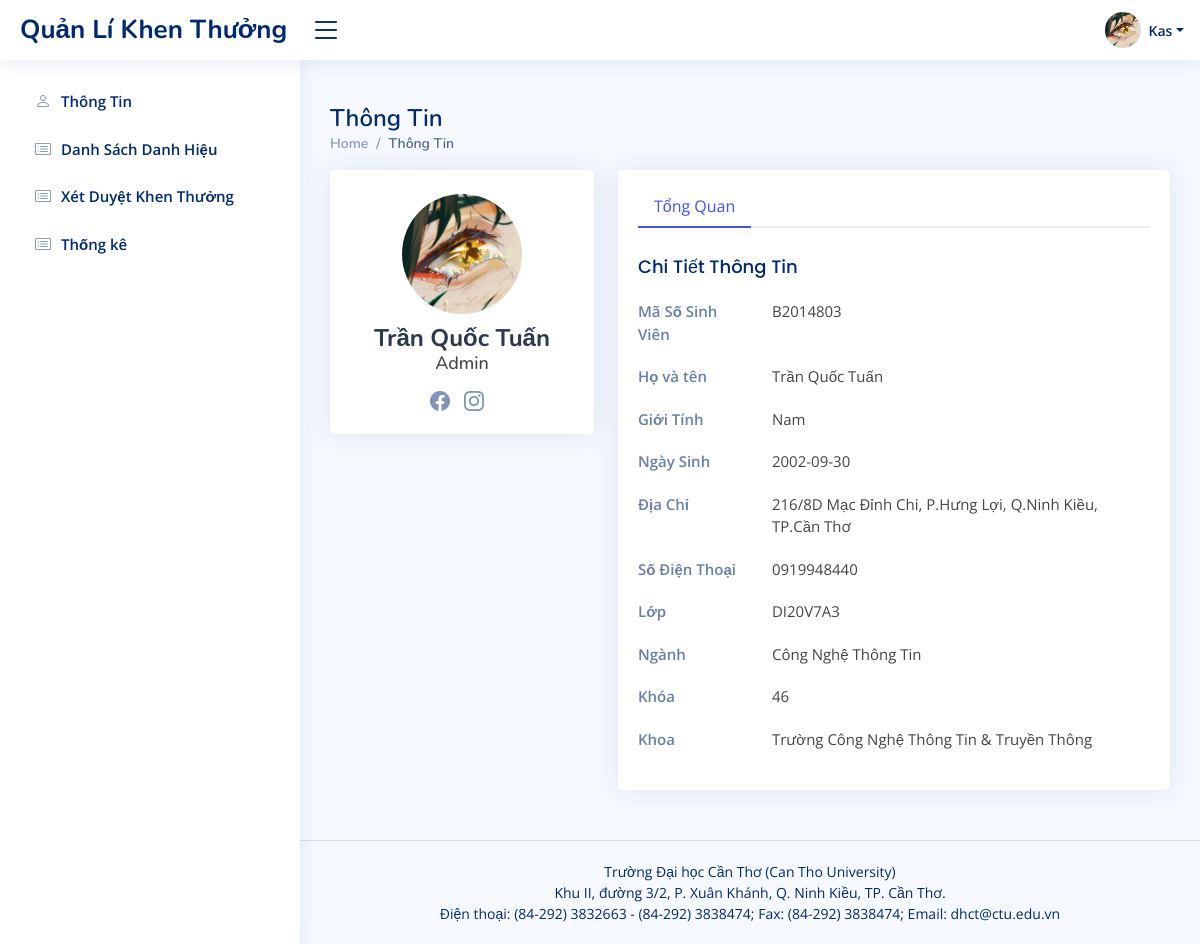
/admin-profile.php (signed in), run on the app's committed database.
### tables this page shows
CREATE TABLE IF NOT EXISTS `profile` (
  `mssv` varchar(10) NOT NULL,
  `hoten` varchar(50) NOT NULL,
  `gioitinh` varchar(3) NOT NULL,
  `ngaysinh` date NOT NULL,
  `diachi` varchar(255) NOT NULL,
  `sdt` varchar(11) NOT NULL,
  `lop` varchar(8) NOT NULL,
  `nganh` varchar(50) NOT NULL,
  `nienkhoa` varchar(10) NOT NULL,
  `khoa` varchar(50) NOT NULL,
  `user_id` int DEFAULT NULL,
  PRIMARY KEY (`mssv`),
  KEY `FK_profile_users` (`user_id`),
  CONSTRAINT `FK_profile_users` FOREIGN KEY (`user_id`) REFERENCES `users` (`id`)
);

### admin-profile.php (the view, shortened to what this page needs)
<?php
$userId = $_SESSION['id'];
print_r($_SESSION);
include 'admin/inc/header.php';
include 'admin/inc/sidebar.php';
?>
<?php
require_once 'classes/contact.php';
$sql = "SELECT * FROM profile WHERE user_id = $userId";
$result = mysqli_query($conn, $sql);
$row = mysqli_fetch_assoc($result);
?>
<main id="main" class="main">
    <div class="pagetitle">
        <h1>Thông Tin</h1>
        <nav>
            <ol class="breadcrumb">
                <li class="breadcrumb-item"><a href="index.php">Home</a></li>
                <li class="breadcrumb-item active">Thông Tin</li>
            </ol>
        </nav>
    </div>
    <section class="section profile">
        <div class="row">
            <div class="col-xl-4">
                <div class="card">
                    <div class="card-body profile-card pt-4 d-flex flex-column align-items-center">
                        <img src="assets/img/profile-img.jpg" alt="Profile" class="rounded-circle">
                        <h2>Trần Quốc Tuấn</h2>
                        <h3>Admin</h3>
                        <div class="social-links mt-2">
                            <a href="https://www.facebook.com/tw.kas" class="facebook"><i class="bi bi-facebook"></i></a>
                            <a href="https://www.instagram.com/_04th11_02/" class="instagram"><i class="bi bi-instagram"></i></a>
                        </div>
                    </div>
                </div>
            </div>
            <div class="col-xl-8">
                <div class="card">
                    <div class="card-body pt-3">
                        <ul class="nav nav-tabs nav-tabs-bordered">
                            <li class="nav-item">
                                <button class="nav-link active" data-bs-toggle="tab" data-bs-target="#profile-overview">Tổng Quan</button>
                            </li>
                        </ul>
                        <div class="tab-content pt-2">
                            <div class="tab-pane fade show active profile-overview" id="profile-overview">
                                <h5 class="card-title">Chi Tiết Thông Tin</h5>
                                <div class="row">
                                    <div class="col-lg-3 col-md-4 label">Mã Số Sinh Viên</div>
                                    <div class="col-lg-9 col-md-9"><?php echo $row['mssv']; ?></div>
                                </div>
                                <div class="row">
                                    <div class="col-lg-3 col-md-4 label ">Họ và tên</div>
                                    <div class="col-lg-9 col-md-8"><?php echo $row['hoten']; ?></div>
                                </div>
                                <div class="row">
                                    <div class="col-lg-3 col-md-4 label">Giới Tính</div>
                                    <div class="col-lg-9 col-md-8"><?php echo $row['gioitinh']; ?></div>
                                </div>
                                <div class="row">
                                    <div class="col-lg-3 col-md-4 label">Ngày Sinh</div>
                                    <div class="col-lg-9 col-md-8"><?php echo $row['ngaysinh']; ?></div>
                                </div>
                                <div class="row">
                                    <div class="col-lg-3 col-md-4 label">Địa Chỉ</div>
                                    <div class="col-lg-9 col-md-8"><?php echo $row['diachi']; ?></div>
                                </div>
                                <div class="row">
                                    <div class="col-lg-3 col-md-4 label">Số Điện Thoại</div>
                                    <div class="col-lg-9 col-md-8"><?php echo $row['sdt']; ?></div>
                                </div>
                                <div class="row">
                                    <div class="col-lg-3 col-md-4 label">Lớp</div>
                                    <div class="col-lg-9 col-md-8"><?php echo $row['lop']; ?></div>
                                </div>
                                <div class="row">
                                    <div class="col-lg-3 col-md-4 label">Ngành</div>
                                    <div class="col-lg-9 col-md-8"><?php echo $row['nganh']; ?></div>
                                </div>
                                <div class="row">
                                    <div class="col-lg-3 col-md-4 label">Khóa</div>
                                    <div class="col-lg-9 col-md-8"><?php echo $row['nienkhoa']; ?></div>
                                </div>
                                <div class="row">
                                    <div class="col-lg-3 col-md-4 label">Khoa</div>
                                    <div class="col-lg-9 col-md-8"><?php echo $row['khoa']; ?></div>
                                </div>
                            </div>
                        </div>
                    </div>
                </div>
            </div>
        </div>
    </section>
</main>
<?php
include 'admin/inc/footer.php';
?>

### admin/inc/header.php (shortened to what this page needs)
<!DOCTYPE html>
<html lang="en">
<head>
    <link href="assets/vendor/bootstrap/css/bootstrap.min.css" rel="stylesheet">
    <link href="assets/vendor/bootstrap-icons/bootstrap-icons.css" rel="stylesheet">
    <link href="assets/vendor/boxicons/css/boxicons.min.css" rel="stylesheet">
    <link href="assets/vendor/quill/quill.snow.css" rel="stylesheet">
    <link href="assets/vendor/quill/quill.bubble.css" rel="stylesheet">
    <link href="assets/vendor/remixicon/remixicon.css" rel="stylesheet">
    <link href="assets/vendor/simple-datatables/style.css" rel="stylesheet">
    <link href="assets/css/style.css" rel="stylesheet">
</head>
<body>
    <header id="header" class="header fixed-top d-flex align-items-center">
        <div class="d-flex align-items-center justify-content-between">
            <a href="index-admin.php" class="logo d-flex align-items-center">
                <span class="d-none d-lg-block">Quản Lí Khen Thưởng</span>
            </a>
            <i class="bi bi-list toggle-sidebar-btn"></i>
        </div>
        <nav class="header-nav ms-auto">
            <ul class="d-flex align-items-center">
                <li class="nav-item dropdown pe-3">
                    <a class="nav-link nav-profile d-flex align-items-center pe-0" href="#" data-bs-toggle="dropdown">
                        <img src="assets/img/profile-img.jpg" alt="Profile" class="rounded-circle">
                        <span class="d-none d-md-block dropdown-toggle ps-2">Kas</span>
                    </a>
                </li>
                </ul>
        </nav>
    </header>

### admin/inc/sidebar.php
<aside id="sidebar" class="sidebar">
    <ul class="sidebar-nav" id="sidebar-nav">
        <li class="nav-item">
            <a class="nav-link collapsed" href="admin-profile.php">
                <i class="bi bi-person"></i>
                <span>Thông Tin</span>
            </a>
        </li>
        <li class="nav-item">
            <a class="nav-link collapsed" href="pages-dsdh-admin.php">
                <i class="bi bi-card-list"></i>
                <span>Danh Sách Danh Hiệu</span>
            </a>
        </li>
        <li class="nav-item">
            <a class="nav-link collapsed" href="pages-xdkt.php">
                <i class="bi bi-card-list"></i>
                <span>Xét Duyệt Khen Thưởng</span>
            </a>
        </li>
        <li class="nav-item">
            <a class="nav-link collapsed" href="pages-tk.php">
                <i class="bi bi-card-list"></i>
                <span>Thống kê</span>
            </a>
        </li>
    </ul>
</aside>

### admin/inc/footer.php (shortened to what this page needs)
   <footer id="footer" class="footer">
        <div class="copyright">
            Trường Đại học Cần Thơ (Can Tho University)
        </div>
        <div class="copyright">
            Khu II, đường 3/2, P. Xuân Khánh, Q. Ninh Kiều, TP. Cần Thơ.
        </div>
        <div class="copyright">
            Điện thoại: (84-292) 3832663 - (84-292) 3838474; Fax: (84-292) 3838474; Email: dhct@ctu.edu.vn
        </div>
    </footer>
</body>
</html>

### assets/css/style.css (style rules this page uses)
:root { scroll-behavior: smooth; }
body { font-family: "Open Sans", sans-serif; background: #f6f9ff; color: #444444; }
a { color: #4154f1; text-decoration: none; }
h1, h2, h3, h4, h5, h6 { font-family: "Nunito", sans-serif; }
#main { margin-top: 60px; padding: 20px 30px; transition: all 0.3s; }
.pagetitle { margin-bottom: 10px; }
.pagetitle h1 { font-size: 24px; margin-bottom: 0; font-weight: 600; color: #012970; }
.card { margin-bottom: 30px; border: none; border-radius: 5px; box-shadow: 0px 0 30px rgba(1, 41, 112, 0.1); }
.card-title { padding: 20px 0 15px 0; font-size: 18px; font-weight: 500; color: #012970; font-family: "Poppins", sans-serif; }
.card-body { padding: 0 20px 20px 20px; }
.breadcrumb { font-size: 14px; font-family: "Nunito", sans-serif; color: #899bbd; font-weight: 600; }
.breadcrumb a { color: #899bbd; transition: 0.3s; }
.breadcrumb .breadcrumb-item::before { color: #899bbd; }
.breadcrumb .active { color: #51678f; font-weight: 600; }
.nav-tabs-bordered { border-bottom: 2px solid #ebeef4; }
.nav-tabs-bordered .nav-link { margin-bottom: -2px; border: none; color: #2c384e; }
.nav-tabs-bordered .nav-link.active { background-color: #fff; color: #4154f1; border-bottom: 2px solid #4154f1; }
.logo { line-height: 1; }
@media (min-width: 1200px) { .logo { width: 280px; } }
.logo span { font-size: 26px; font-weight: 700; color: #012970; font-family: "Nunito", sans-serif; }
.header { transition: all 0.5s; z-index: 997; height: 60px; box-shadow: 0px 2px 20px rgba(1, 41, 112, 0.1); background-color: #fff; padding-left: 20px; }
.header .toggle-sidebar-btn { font-size: 32px; padding-left: 10px; cursor: pointer; color: #012970; }
.header-nav ul { list-style: none; }
.header-nav>ul { margin: 0; padding: 0; }
.header-nav .nav-profile { color: #012970; }
.header-nav .nav-profile img { max-height: 36px; }
.header-nav .nav-profile span { font-size: 14px; font-weight: 600; }
.sidebar { position: fixed; top: 60px; left: 0; bottom: 0; width: 300px; z-index: 996; transition: all 0.3s; padding: 20px; overflow-y: auto; scrollbar-width: thin; scrollbar-color: #aab7cf transparent; box-shadow: 0px 0px 20px rgba(1, 41, 112, 0.1); background-color: #fff; }
@media (min-width: 1200px) { #main, #footer { margin-left: 300px; } }
.sidebar-nav { padding: 0; margin: 0; list-style: none; }
.sidebar-nav li { padding: 0; margin: 0; list-style: none; }
.sidebar-nav .nav-item { margin-bottom: 5px; }
.sidebar-nav .nav-link { display: flex; align-items: center; font-size: 15px; font-weight: 600; color: #4154f1; transition: 0.3; background: #f6f9ff; padding: 10px 15px; border-radius: 4px; }
.sidebar-nav .nav-link i { font-size: 16px; margin-right: 10px; color: #4154f1; }
.sidebar-nav .nav-link.collapsed { color: #012970; background: #fff; }
.sidebar-nav .nav-link.collapsed i { color: #899bbd; }
.profile .profile-card img { max-width: 120px; }
.profile .profile-card h2 { font-size: 24px; font-weight: 700; color: #2c384e; margin: 10px 0 0 0; }
.profile .profile-card h3 { font-size: 18px; }
.profile .profile-card .social-links a { font-size: 20px; display: inline-block; color: rgba(1, 41, 112, 0.5); line-height: 0; margin-right: 10px; transition: 0.3s; }
.profile .profile-overview .row { margin-bottom: 20px; font-size: 15px; }
.profile .profile-overview .card-title { color: #012970; }
.profile .profile-overview .label { font-weight: 600; color: rgba(1, 41, 112, 0.6); }
.footer { padding: 20px 0; font-size: 14px; transition: all 0.3s; border-top: 1px solid #cddfff; }
.footer .copyright { text-align: center; color: #012970; }

### data on the page
profile: mssv "B2014803", hoten "Trần Quốc Tuấn", gioitinh "Nam", ngaysinh "2002-09-30", diachi "216/8D Mạc Đỉnh Chi, P.Hưng Lợi, Q.Ninh Kiều, TP.Cần Thơ", sdt "0919948440", lop "DI20V7A3", nganh "Công Nghệ Thông Tin", nienkhoa "46", khoa "Trường Công Nghệ Thông Tin & Truyền Thông"
